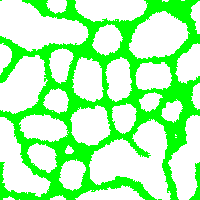
#> input picture Snap_4.0_1.0_500.0_0.25_1.0_0.3_0.3.png, 200 x 200 px, found by its file name
$ jupyter execute M_6_4_Micro_vessels_analysis.ipynb   (shell and % lines are left out)
#> lines starting #> are read from the running program, lines starting #| are printed output that depends on the picture; after the words box and inside, x2 and y2 are one past the last pixel; in counts of white or black regions, pixels touching at a corner belong together; long printed decimals are rounded
[cell 1]
# Mount Google Drive
from google.colab import drive
drive.mount('/content/drive')

[cell 2]
import skimage as ski
from skimage.morphology import medial_axis
from skimage import measure

import matplotlib.pyplot as plt
import numpy as np
from PIL import Image
from random import uniform
from scipy import ndimage

[cell 3]
# Define the filename of the image
filename = '/content/drive/MyDrive/m34_ws/Snap_4.0_1.0_500.0_0.25_1.0_0.3_0.3.png'

# Read image data with PIL  (Python Imaging Library)
image = Image.open(filename)
#> image is the input picture: PIL image 200x200 RGB; mean R, G, B 169.7, 255, 169.7

# Turn image to array
image = np.array(image)

# Binarise the image and turn in 2d
image = image[:,:,0] == 0
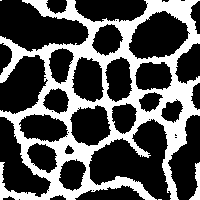
#> image: shape (200, 200) bool; 33.5% white; 4 white regions (2 under 20 px), largest, box (x1, y1, x2, y2) and area: (0, 0, 200, 200) 13194, (189, 162, 200, 200) 180

# Keep a copy of the original image for plotting
original_image = image

# Smoth the edges of the structures
for i in range(0, 10):
    image = ski.morphology.erosion(image)
    # Dilate one pixel
    image = ski.morphology.dilation(image)
#> this loop made 10 passes
#> pass 1, `image = ski.morphology.erosion(image)`:
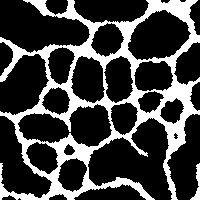
#> image: shape (200, 200) bool; 25.9% white; 2 white regions, box (x1, y1, x2, y2) and area: (0, 0, 200, 200) 10240, (190, 163, 200, 200) 138
#> pass 1, `image = ski.morphology.dilation(image)`:
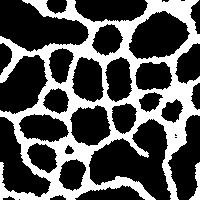
#> image: shape (200, 200) bool; 32.8% white; 2 white regions, box (x1, y1, x2, y2) and area: (0, 0, 200, 200) 12955, (189, 162, 200, 200) 178

# Compute the medial axis of the image
skel, distance =  medial_axis(image, return_distance=True)
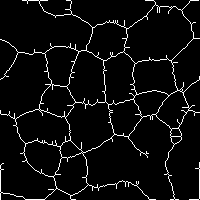
#> skel: shape (200, 200) bool; 5.3% white in thin lines or dots
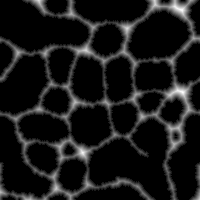
#> distance: shape (200, 200) float64; min 0, max 9.22, mean 0.873; drawn with min black and max white
print(f'skel shape: {skel.shape}, distance shape: {distance.shape}')
#| skel shape: (200, 200), distance shape: (200, 200)
# Multiply the distance image by the skel image to keep only the distances (local width) on the skeleton
dist_on_skel = distance * skel
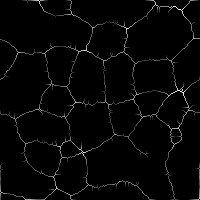
#> dist_on_skel: shape (200, 200) float64; min 0, max 9.22, mean 0.194; drawn with min black and max white

# Print the maximum and minimum values of the dist_on_skel image
print(f'maximum th: {np.max(dist_on_skel)}, minimum th: {np.min(dist_on_skel)}')
#| maximum th: 9.220, minimum th: 0.0

# Plot the skel and the distances map

fig, (ax1, ax2, ax3) = plt.subplots(1, 3, figsize=(10, 5))
ax1.imshow(dist_on_skel, cmap=plt.cm.nipy_spectral, interpolation='nearest')
ax1.axis('off')
ax2.imshow(distance, cmap=plt.cm.nipy_spectral, interpolation='nearest')
ax2.axis('off')
# Plot the image in ax3
ax3.imshow(original_image, cmap=plt.cm.gray)
ax3.axis('off')
plt.show()
# Sort the pixels of the dist_on_skel image by value
sort_px_list = np.sort(dist_on_skel.ravel())
# Keep only the non zero values
nonzero_pixels = sort_px_list[sort_px_list > 0]
#> nonzero_pixels = 2115 values from 1 to 9.22
# Invert the list to have the highest values first
nonzero_pixels = nonzero_pixels[::-1]
#> nonzero_pixels = 2115 values, max 9.22 at index 0, min 1 at index 2004, mean 3.68
# Plot nonzero_pixels clamping y axis to 0-38
plt.plot(nonzero_pixels)
plt.ylim(0, 38)
plt.show()
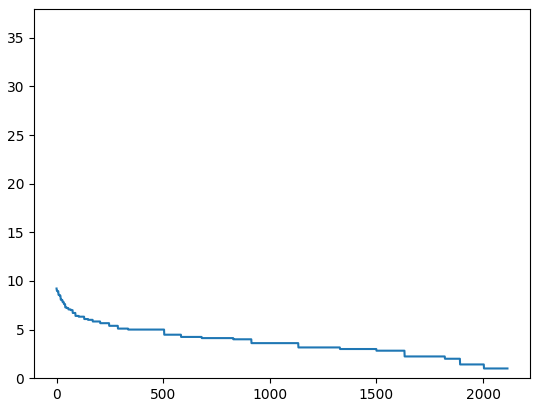
#> figure drawn by matplotlib, 1 panel; curve peaks at x = 0, y = 9.22

[cell 4]
# Find connected components in the image

# Define the filename of the image
filename = '/content/drive/MyDrive/m34_ws/Snap_4.0_1.0_500.0_0.25_1.0_0.3_0.3.png'

# Read image data with PIL  (Python Imaging Library)
image = Image.open(filename)

# Turn image to array
image = np.array(image)

# Binarise the image and turn in 2d
binary_image = image[:,:,0] > 0
#> binary_image: shape (200, 200) bool; 66.5% white; 4 black regions (2 under 20 px)

# Keep a copy of the original image for plotting
original_image = image

# Label the connected components
labeled_image, num_labels = ndimage.label(binary_image)
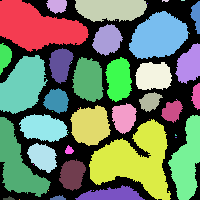
#> labeled_image: shape (200, 200) int32; 48 distinct labels, from 0 to 47; one colour per label, 0 black
#> num_labels = 47

# Get properties of labeled regions
regions = measure.regionprops(labeled_image)
#> regions = 47 regions; largest, box (x1, y1, x2, y2) and area: (89, 119, 171, 200) 3601, (0, 0, 89, 52) 2866, (129, 11, 189, 59) 1983, (0, 55, 48, 114) 1908, (0, 117, 51, 197) 1840

fig, (ax1, ax2) = plt.subplots(1, 2, figsize=(12, 7))

# Display the original image
ax1.imshow(original_image, cmap='gray')
# Display the labeled image
ax2.imshow(labeled_image, cmap='rainbow')
ax1.axis('off')
ax2.axis('off')


# Print the area of each domain on the image
for i, region in enumerate(regions, start=1):
    # Get the coordinates of the centroid of the region
    y, x = region.centroid
    # Draw the area of the domain on the image
    if region.area > 10:
       ax2.text(x, y, str(region.area), color='white')
#> this loop made 47 passes
#> (y, x) on passes 1 to 12: (26.62, 36.83), (5.36, 56.66), (9.05, 110.5), (0.364, 165), (0, 182.5), (15.43, 196), (3, 147), (36, 158.1), (20, 116), (39.51, 107), (33, 189), (56.35, 4.4)

plt.show()

# Print the number of connected domains
print(f'Number of connected domains: {num_labels}')
#| Number of connected domains: 47

$ run again, with Snap_1.0_1.0_500.0_0.1_1.0_0.3_0.3.png copied over Snap_4.0_1.0_500.0_0.25_1.0_0.3_0.3.png
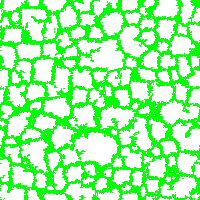
#> input picture Snap_1.0_1.0_500.0_0.1_1.0_0.3_0.3.png, 200 x 200 px, found by its file name
#> image is the input picture: PIL image 200x200 RGB; mean R, G, B 162.8, 255, 162.8
#> `image = image[:,:,0] == 0`:
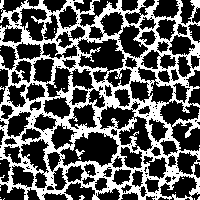
#> image: shape (200, 200) bool; 36.2% white; 24 white regions (22 under 20 px), largest, box (x1, y1, x2, y2) and area: (0, 0, 200, 200) 14358, (75, 149, 85, 160) 40
#> skel: shape (200, 200) bool; 10.3% white in thin lines or dots
#| skel shape: (200, 200), distance shape: (200, 200)
#| maximum th: 6.708, minimum th: 0.0
#> `nonzero_pixels = sort_px_list[sort_px_list > 0]`: nonzero_pixels = 4129 values from 1 to 6.71
#> `nonzero_pixels = nonzero_pixels[::-1]`: nonzero_pixels = 4129 values, max 6.71 at index 0, min 1 at index 3286, mean 1.75
#> binary_image: shape (200, 200) bool; 63.8% white; 24 black regions (22 under 20 px)
#> `labeled_image, num_labels = ndimage.label(binary_image)`:
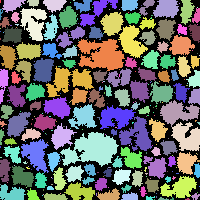
#> labeled_image: shape (200, 200) int32; 300 distinct labels, from 0 to 299; one colour per label, 0 black
#> num_labels = 299
#> regions = 299 regions; largest, box (x1, y1, x2, y2) and area: (60, 132, 119, 167) 1215, (77, 39, 125, 71) 1031, (46, 66, 94, 97) 721, (119, 116, 152, 151) 592, (160, 100, 200, 127) 577
#> the loop `for i, region in enumerate(regions, start=1):` made 299 passes
#> (y, x) on passes 1 to 3: (1, 0), (4.47, 11.79), (2.4, 32.97)
#| Number of connected domains: 299

$ run again, with Snap_4.0_1.0_1000.0_0.1_1.0_0.3_0.3.png copied over Snap_4.0_1.0_500.0_0.25_1.0_0.3_0.3.png
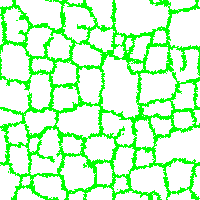
#> input picture Snap_4.0_1.0_1000.0_0.1_1.0_0.3_0.3.png, 200 x 200 px, found by its file name
#> image is the input picture: PIL image 200x200 RGB; mean R, G, B 196.2, 255, 196.2
#> `image = image[:,:,0] == 0`:
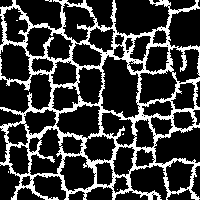
#> image: shape (200, 200) bool; 23.1% white; 7 white regions (6 under 20 px), largest, box (x1, y1, x2, y2) and area: (0, 0, 200, 200) 9207
#> skel: shape (200, 200) bool; 7.1% white in thin lines or dots
#| skel shape: (200, 200), distance shape: (200, 200)
#| maximum th: 3.162, minimum th: 0.0
#> `nonzero_pixels = sort_px_list[sort_px_list > 0]`: nonzero_pixels = 2840 values from 1 to 3.16
#> `nonzero_pixels = nonzero_pixels[::-1]`: nonzero_pixels = 2840 values, max 3.16 at index 0, min 1 at index 2195, mean 1.59
#> binary_image: shape (200, 200) bool; 76.9% white; 7 black regions (6 under 20 px)
#> `labeled_image, num_labels = ndimage.label(binary_image)`:
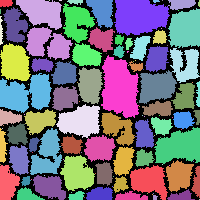
#> labeled_image: shape (200, 200) int32; 132 distinct labels, from 0 to 131; one colour per label, 0 black
#> num_labels = 131
#> regions = 131 regions; largest, box (x1, y1, x2, y2) and area: (101, 55, 139, 118) 1721, (114, 0, 170, 36) 1564, (0, 73, 52, 113) 1381, (154, 127, 200, 164) 1220, (168, 8, 200, 48) 1041
#> the loop `for i, region in enumerate(regions, start=1):` made 131 passes
#> (y, x) on passes 1 to 8: (2.8, 5.53), (11.73, 41.71), (0, 49), (0, 60), (1.35, 75.07), (11.12, 101.6), (16.24, 139.1), (0.733, 155.6)
#| Number of connected domains: 131
